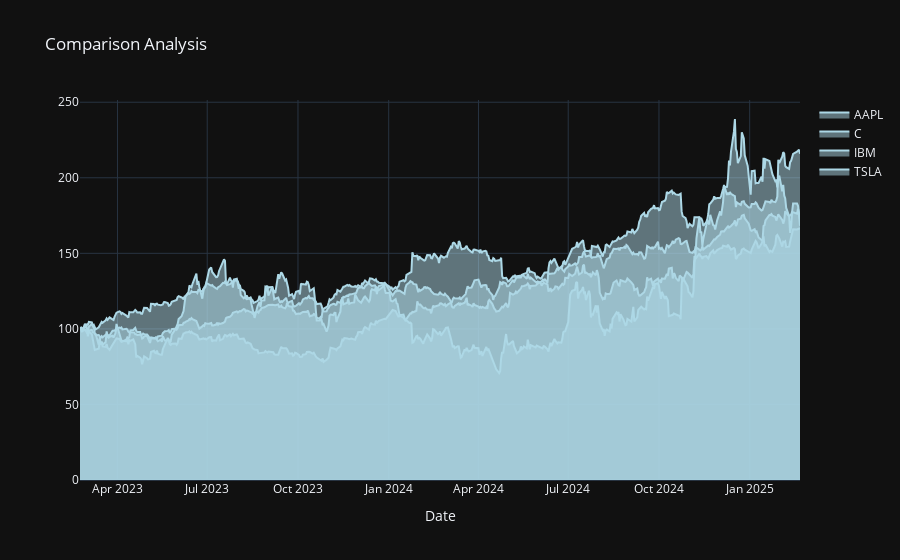

Here is the notebook cell this chart was saved with:
### Markdown cell above
## adding colour

### Code cell
# applyting color='lightblue' alongwith fill='tozeroy'
fig = go.Figure(data=[go.Scatter(x=norm.index, y=norm[ticker], name=ticker, fill='tozeroy', line=dict(color='lightblue')) for ticker in norm.columns])
fig.update_layout(title='Comparison Analysis',
                   xaxis_title='Date',
                     #template='seaborn')
                   #template='polar')
                  #template='ggplot')
                  template='plotly_dark')
fig.show()

### Figure 1 — Plotly figure (JSON) as saved in the notebook; plotly's stock layout.template omitted (floating-point values rounded to 4 significant figures; data arrays with more than 128 entries replaced by an {"elided": "..."} marker saying what was removed)
{"data": [{"fill": "tozeroy", "line": {"color": "lightblue"}, "name": "AAPL", "type": "scatter", "x": {"elided": "502 str values"}, "y": {"elided": "502 float values"}}, {"fill": "tozeroy", "line": {"color": "lightblue"}, "name": "C", "type": "scatter", "x": {"elided": "502 str values"}, "y": {"elided": "502 float values"}}, {"fill": "tozeroy", "line": {"color": "lightblue"}, "name": "IBM", "type": "scatter", "x": {"elided": "502 str values"}, "y": {"elided": "502 float values"}}, {"fill": "tozeroy", "line": {"color": "lightblue"}, "name": "TSLA", "type": "scatter", "x": {"elided": "502 str values"}, "y": {"elided": "502 float values"}}], "layout": {"title": {"text": "Comparison Analysis"}, "xaxis": {"title": {"text": "Date"}}}}
